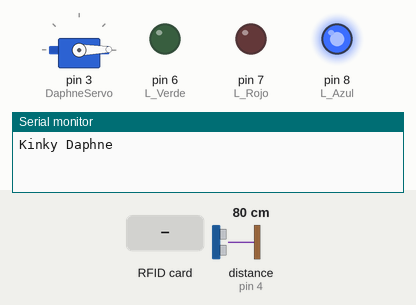
A sketch run on a simulated Arduino Uno, built with avr-gcc and run on an emulated ATmega328P. Shown: servo, output pins drawn as LEDs (lit = HIGH), the last lines printed to the serial monitor. Wiring (inferred from the names in the program): ultrasonic range finder: trigger pin 5; echo pin 4. The inputs (shaded band) are chosen by the test bench; at power-on: distance to the obstacle (sensor on pin 4) 80 cm. The echo pulse lasts 58.3 µs per cm; pins used as bus, display or sensor lines are not drawn.

Above: at 2.2 s.
2.3 s: distance to the obstacle (sensor on pin 4) set to 23 cm
3.8 s: distance to the obstacle (sensor on pin 4) set to 19 cm
At 4.6 s:
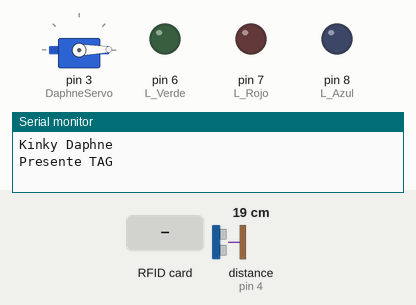
6.3 s: distance to the obstacle (sensor on pin 4) set to 35 cm
At 7.5 s:
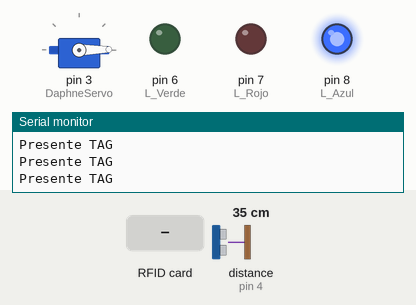
8.3 s: distance to the obstacle (sensor on pin 4) set to 2 cm
At 9.2 s:
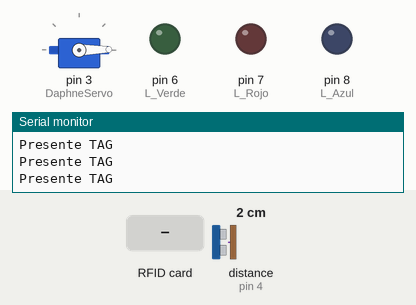
9.8 s: RFID card C7 8C 0D 04 held to the reader
At 12.2 s:
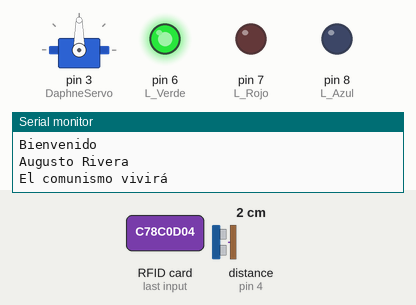
12.8 s: RFID card 5E 7A 19 C4 held to the reader
At 16.1 s:
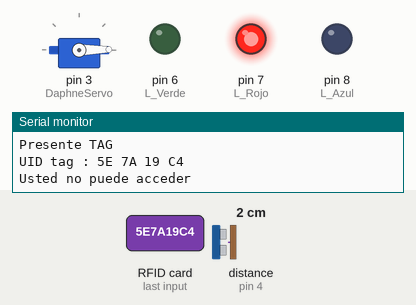
Timing chart, 0 to 16.8 s (numbered marks = the images above; inputs shaded):
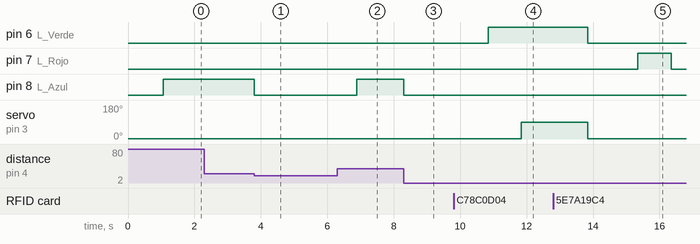

Measured:
- the behaviour switches between 21 and 20 cm on distance to the obstacle (sensor on pin 4) (found by bisection; images 0 and 1)
- after the input at 2.3 s, every drawn part: stays the same
- after the input at 3.8 s, pin 8 (L_Azul): HIGH → LOW at once
- after the input at 6.3 s, pin 8 (L_Azul): LOW → HIGH after 0.58 s
- after the input at 8.3 s, pin 8 (L_Azul): HIGH → LOW at once
- after the input at 9.8 s, pin 6 (L_Verde): LOW → HIGH after 1.0 s; servo on pin 3 (DaphneServo): 1° → 90° after 2.0 s
- after the input at 12.8 s, pin 7 (L_Rojo): LOW → HIGH after 2.6 s, → LOW 1.0 s later

The sketch:

Kinky_Daphne.ino
```cpp
/* Kynky Daphne
 *  //El nombre deriva de la Ninfa del mismo nombre del mito griego Apollo y Daphne,
 *  el adjetivo Kynky es agregado en honor del RedBull RB7 (2011) de Sebastian Vettel
 *  nombrado 'Kynky Kylie' por el piloto alemán.
 *
 *
 *
 *  ------------------------------------------------
 *  Este sistema es básicamente un sistema de acceso simple donde el sensor ultrasónico
 *  detecta la presencia de alguien, posteriormente lee la entrada de un tag, si el tag
 *  esta autorizado mostrara el mensaje correspondiente y activara el sistema de acceso,
 *  sino el sistema negara el acceso hasta que dicha tag sea registrada por tag.
 *
 *  Se utiliza la comunicación serial por Bluetooth, originalmente se planeaba usar un LCD16X02
 *  sin embargo, debido a las limitantes presentadas por el Arduino Uno en cuetion de pines de salida
 *  se optó por usar dicha comunciación.
 *  ------------------------------------------------
 *
 *  Conexión de módulo a Arduino uno
 *   * ---------------------------------------------
 *             MFRC522      Arduino
 *             Reader/PCD   Uno/101
 * Signal      Pin          Pin
 * -------------------------------------------------
 * RST/Reset   RST          9
 * SPI SS      SDA(SS)      10
 * SPI MOSI    MOSI         11 / ICSP-4
 * SPI MISO    MISO         12 / ICSP-1
 * SPI SCK     SCK          13 / ICSP-3
 */

#include <SPI.h>
#include <MFRC522.h>
#include <Servo.h>

#define RST_PIN         9
#define SS_PIN          10
#define L_Azul          8
#define L_Rojo          7
#define L_Verde         6
#define trigger         5
#define echo            4

MFRC522 mfrc522(SS_PIN, RST_PIN);     //Create MFRC522 instance

Servo DaphneServo;      //Define nombre del servo

float tiempo, distancia;
void setup() {
  Serial.begin(9600); // Inicializa la comunicación serial
  SPI.begin();
  mfrc522.PCD_Init();
  DaphneServo.attach(3);  ///donde esta conectado el servo motor (la señal del servo pues)
  DaphneServo.write(1);
  pinMode(L_Azul,OUTPUT);
  pinMode(L_Rojo,OUTPUT); //No acceso
  pinMode(L_Verde,OUTPUT);  //Si a
  pinMode(trigger,OUTPUT);  //trigger de sensor ultrasónico
  pinMode(echo,INPUT);    //echo para el sensor utlrasónico
  Serial.println("Kinky Daphne");
  delay(1000);
  Serial.println();
}

void loop() {
  digitalWrite (trigger,LOW);
  delayMicroseconds (2);
  digitalWrite(trigger,HIGH);
  delayMicroseconds(10);
  digitalWrite(trigger,LOW);

   tiempo = pulseIn(echo,HIGH);

   distancia = tiempo/58;

   if (distancia <= 20){
    digitalWrite(L_Azul,LOW);
    Serial.println("Presente TAG");
    Serial.println();
    delay(1000);
    //Busca tarjeta
    if ( ! mfrc522.PICC_IsNewCardPresent())
  {
    return;
  }
  // lee tarjeta
  if ( ! mfrc522.PICC_ReadCardSerial())
  {
    return;
  }
  //Muestra código UID en la serial
  Serial.print("UID tag :");
  String content= "";
  byte letter;
  for (byte i = 0; i < mfrc522.uid.size; i++)
  {
     Serial.print(mfrc522.uid.uidByte[i] < 0x10 ? " 0" : " ");
     Serial.print(mfrc522.uid.uidByte[i], HEX);
     content.concat(String(mfrc522.uid.uidByte[i] < 0x10 ? " 0" : " "));
     content.concat(String(mfrc522.uid.uidByte[i], HEX));
  }

  content.toUpperCase();
  Serial.println();

  if (content.substring(1) == "C7 8C 0D 04")
  {
    Serial.println("Bienvenido");
    Serial.println("Augusto Rivera");
    Serial.println();
    Serial.println("El comunismo vivirá");
    Serial.println();
    delay(500);
    digitalWrite(L_Verde, HIGH);
    delay(1000);
    DaphneServo.write(90);
    delay(2000);
    DaphneServo.write(1);
    digitalWrite(L_Verde, LOW);
    delay(500);
  }
  else if (content.substring(1) == "0C 58 D9 74")
  {
    Serial.println("Bienvenido");
    Serial.println("Fernando Alonso Lara");
    Serial.println();
    Serial.println("Ten un excelente día");
    Serial.println();
    delay(500);
    digitalWrite(L_Verde, HIGH);
    delay(1000);
    DaphneServo.write(90);
    delay(2000);
    DaphneServo.write(1);
    digitalWrite(L_Verde, LOW);
    delay(500);
  }

 else   {
    Serial.println("Usted no puede acceder");
    Serial.println();
    digitalWrite(L_Rojo, HIGH);
    delay(1000);
    digitalWrite(L_Rojo, LOW);

  }
    ////////
   }else{
    digitalWrite(L_Azul,HIGH);
   }
 //  Serial.print(distancia);
   //Serial.println("cm");
   //delay(1000);
}
```
